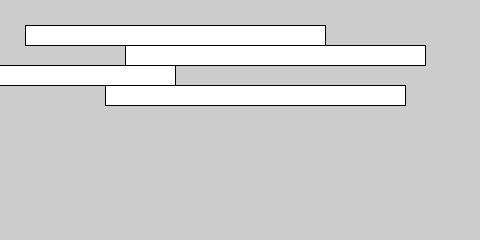
Frame 1 (no input)
Frame 60 (the mouse pressed at the canvas centre just before this capture): identical to frame 1, image omitted
Frame 120 (the mouse held since frame 60 and released just before this capture): identical to frame 1, image omitted

The Processing sketch that drew this single still picture (run headless with seeded random() and noise(); from frame 60 on, the mouse is pressed at the canvas centre):

// Processing sketch: Example_4_4___Working_with_operators
// ── Example_4_4___Working_with_operators.pde
void setup() {
  size(480, 240); 
}

void draw(){

  int x = 25;
  int h = 20;
  int y = 25;
  
  rect(x, y, 300, h);
  
  x += 100;
  rect(x, y+h, 300, h);
  
  x -= 250;
  rect(x, y+h*2, 300, h);

  x += 230;
  rect(x, y+h*3, 300, h);
  
}
